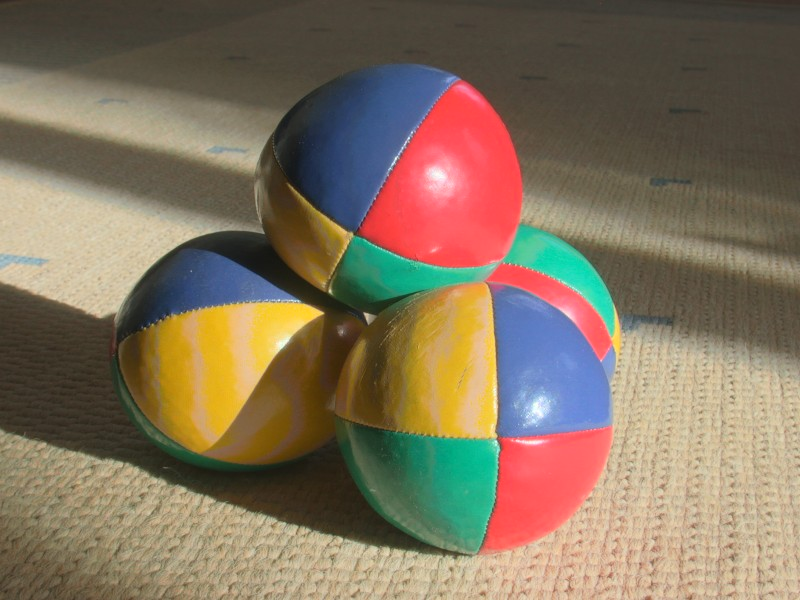
#> input picture Color_to_BW_Converter/sample_image.jpg, 800 x 600 px
$ python toonify-opencv.py --input ../Color_to_BW_Converter/sample_image.jpg
#> lines starting #> are read from the running program, lines starting #| are printed output that depends on the picture; after the words box and inside, x2 and y2 are one past the last pixel; in counts of white or black regions, pixels touching at a corner belong together
# importing libraries
import cv2
import numpy as np
import argparse

aq = argparse.ArgumentParser()

aq.add_argument('-i', '--input', required=True, help="input image path")

aq.add_argument('-o', '--output', help="path where you want to download the image")

args = vars(aq.parse_args())
# reading image
img = cv2.imread(args['input'])
#> img is the input picture: shape (600, 800, 3); mean B, G, R 93.5, 114.7, 130.9

# Edges
gray = cv2.cvtColor(img, cv2.COLOR_BGR2GRAY)
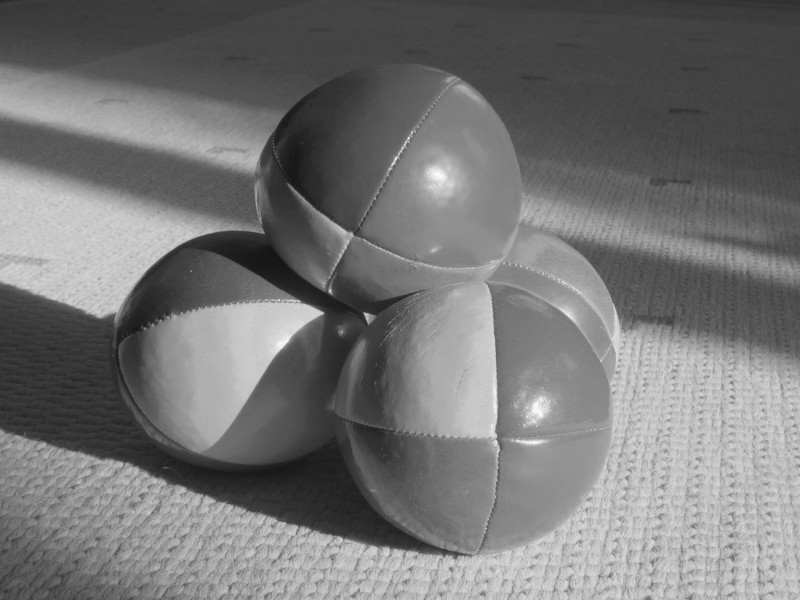
#> gray: shape (600, 800); min 20, max 253, mean 117.1
gray = cv2.medianBlur(gray, 5)
edges = cv2.adaptiveThreshold(gray, 255, cv2.ADAPTIVE_THRESH_MEAN_C,
                                         cv2.THRESH_BINARY, 9, 9)
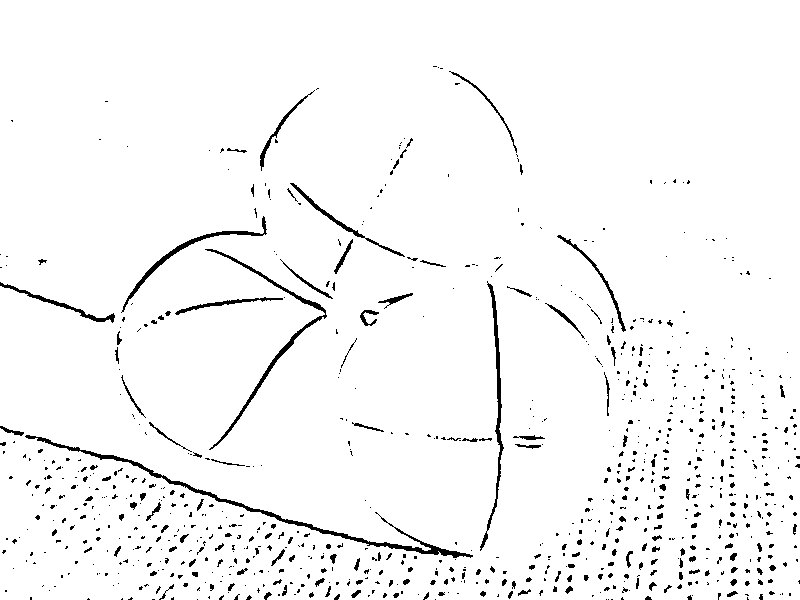
#> edges: shape (600, 800); 96.6% white; 860 black regions (705 under 20 px), largest, box (x1, y1, x2, y2) and area: (25, 435, 473, 558) 1892, (205, 249, 327, 450) 1077, (480, 281, 504, 551) 886

# Cartoonization
color = cv2.bilateralFilter(img, 2, 250, 250)
cartoon = cv2.bitwise_or(color, color, mask=edges)
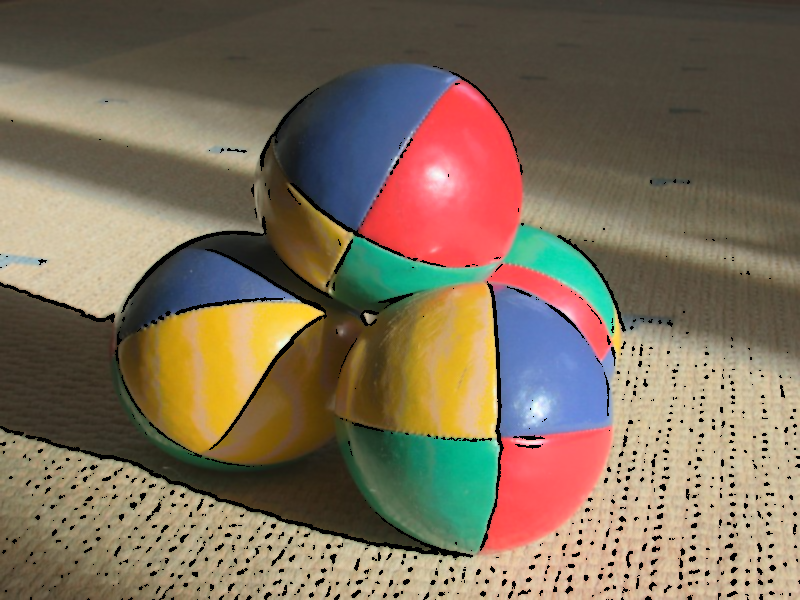
#> cartoon: shape (600, 800, 3); mean B, G, R 90.4, 110.9, 126.5

if(args['output']):
	cv2.imwrite(args['output'], cartoon)


cv2.imshow("Cartoon", cartoon)
cv2.waitKey(0)
cv2.destroyAllWindows()
